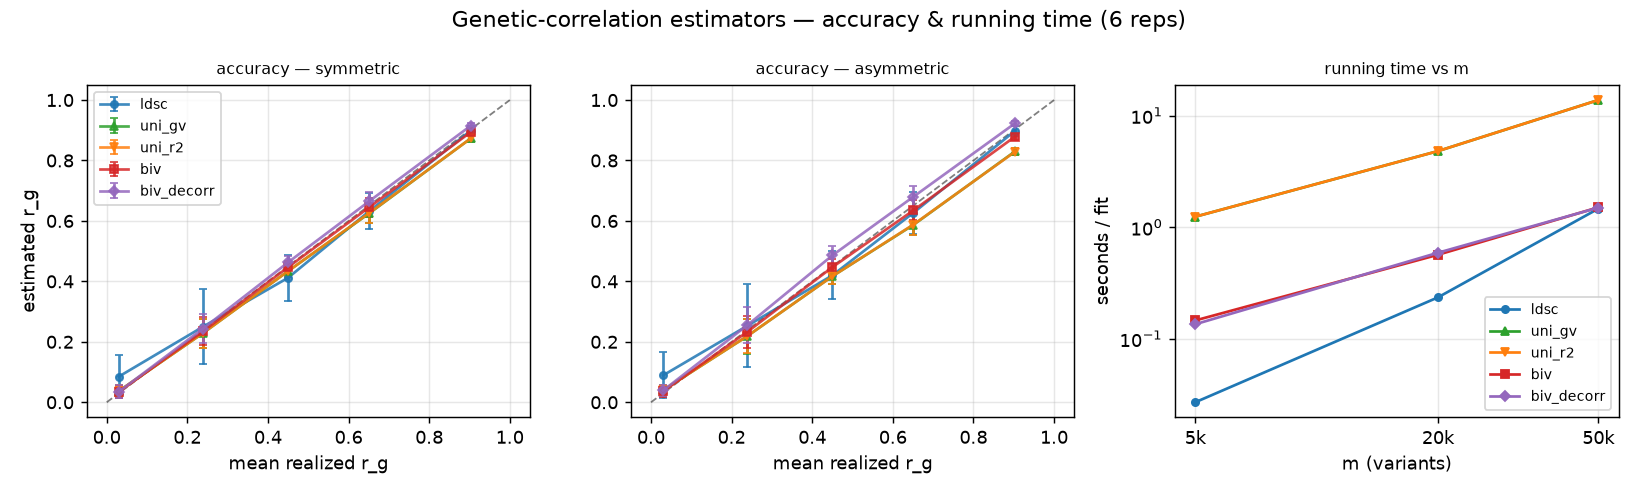

Recreate this plot in Python.
"""Genetic-correlation estimators compared — accuracy and running time.

Four ways to estimate the genetic correlation from GWAS summary statistics, all
on the same realistic non-repeating coalescent LD (reusing ``rg_architectures``'
cached segments + finite reference panels):

  * ``ldsc``    -- cross-trait LD Score regression (``ldsc_rg``); cheapest.
  * ``uni_gv``  -- two independent univariate LDpred3-auto runs, genetic
    correlation of the posterior-mean effects, self-normalized:
    ``b1'R b2 / sqrt(b1'R b1 . b2'R b2)``.
  * ``uni_r2``  -- same numerator, but the denominator uses each run's
    *decorrelated* out-of-sample r² (``InferResult.r2_est``, a cross-chain
    quadratic with the within-trait self-noise removed):
    ``b1'R b2 / sqrt(r2_1 . r2_2)``.
  * ``biv``     -- the bivariate joint fit's genetic correlation
    (``ldpred3_auto_bivariate_blocks(...).rg``).

``uni_gv`` and ``uni_r2`` are read off the *same* pair of univariate runs, so they
share a running time (the two ``ldpred3_auto_infer`` calls); only a cheap
denominator differs. Reports mean±sd accuracy over replicates (fresh phenotypes,
fixed genotypes) and mean wall-clock per method, at two power settings
(symmetric and asymmetric). A second pass times every method across ``m`` to show
scaling.

    OPENBLAS_NUM_THREADS=1 OMP_NUM_THREADS=1 python benchmarks/rg_methods.py

Env: ``NB`` / ``K`` / ``MUT_RATE`` (via rg_architectures) set ``m``; ``REPS``;
``RHO_BETA``; ``N_CHAINS``; ``SCALE_SIZES`` (comma list of NB for the timing
scan); ``OUT`` basename; ``SWEEP_ONLY`` / ``SCALE_ONLY`` to run one pass.
"""
import os
import sys
import csv
import time

import numpy as np

sys.path.insert(0, os.path.dirname(os.path.abspath(__file__)))
import rg_architectures as R                                            # noqa: E402
from ldpred3 import ldpred3_auto_infer                                  # noqa: E402
from bipred import ldsc_rg, ldpred3_auto_bivariate_blocks               # noqa: E402

HERE = os.path.dirname(os.path.abspath(__file__))
REPS = int(os.environ.get("REPS", "6"))
RHO_BETA = float(os.environ.get("RHO_BETA", "0.9"))
N_CHAINS = int(os.environ.get("N_CHAINS", "6"))
BURN, ITER = 150, 250


def _p_causal():
    return int(round(0.10 * R.M))


def qform(ref, a, b):
    return float(sum(a[ix] @ (Rr.astype(np.float64) @ b[ix]) for Rr, ix in ref))


def sim(rng, frac_shared, rho_beta=RHO_BETA):
    m = R.M
    nc = _p_causal()
    n_sh = int(round(frac_shared * nc)); n_u = nc - n_sh
    picks = rng.choice(m, n_sh + 2 * n_u, replace=False)
    sh, u1, u2 = picks[:n_sh], picks[n_sh:n_sh + n_u], picks[n_sh + n_u:]
    b1 = np.zeros(m); b2 = np.zeros(m)
    b1[u1] = rng.standard_normal(n_u); b2[u2] = rng.standard_normal(n_u)
    L = np.linalg.cholesky([[1, rho_beta], [rho_beta, 1]])
    raw = L @ rng.standard_normal((2, n_sh)); b1[sh] = raw[0]; b2[sh] = raw[1]
    b1 *= np.sqrt(0.5 / R.gv(b1, b1)); b2 *= np.sqrt(0.5 / R.gv(b2, b2))
    return b1, b2, rho_beta * (n_sh / nc)


def estimate_all(ref, ell, bh1, bh2, N1, N2, rep):
    """Return {method: rg} and {method: seconds}. uni_gv/uni_r2 share a run."""
    m = R.M
    rg, t = {}, {}
    t0 = time.perf_counter()
    try:
        rg["ldsc"] = ldsc_rg(bh1, bh2, ell, N1, N2, n_blocks=R.NB).rg
    except Exception:
        rg["ldsc"] = np.nan
    t["ldsc"] = time.perf_counter() - t0

    t0 = time.perf_counter()
    i1 = ldpred3_auto_infer(ref, bh1, np.full(m, float(N1)), n_chains=N_CHAINS,
                            burn_in=BURN, num_iter=ITER, seed=rep)
    i2 = ldpred3_auto_infer(ref, bh2, np.full(m, float(N2)), n_chains=N_CHAINS,
                            burn_in=BURN, num_iter=ITER, seed=rep)
    t_uni = time.perf_counter() - t0
    e1, e2 = i1.beta_est, i2.beta_est
    cov = qform(ref, e1, e2)
    v1, v2 = qform(ref, e1, e1), qform(ref, e2, e2)
    rg["uni_gv"] = cov / np.sqrt(max(v1 * v2, 1e-30))
    rg["uni_r2"] = (cov / np.sqrt(i1.r2_est * i2.r2_est)
                    if i1.r2_est > 0 and i2.r2_est > 0 else np.nan)
    t["uni_gv"] = t["uni_r2"] = t_uni      # shared cost

    t0 = time.perf_counter()
    rg["biv"] = ldpred3_auto_bivariate_blocks(ref, bh1, bh2, N1, N2, burn_in=BURN,
                                              num_iter=ITER, seed=rep).rg
    t["biv"] = time.perf_counter() - t0
    return rg, t


METHODS = ["ldsc", "uni_gv", "uni_r2", "biv"]


def sweep(rows, N1, N2, tag):
    print(f"\n== accuracy: {tag} (N1={N1} N2={N2}, rho_beta={RHO_BETA}, m={R.M}, "
          f"{REPS} reps) ==", flush=True)
    hdr = " ".join(f"{mth:>12}" for mth in METHODS)
    print(f"{'rg_true':>7} | {hdr}", flush=True)
    for frac in [0.0, 0.25, 0.5, 0.75, 1.0]:
        acc = {mth: [] for mth in METHODS}
        tim = {mth: [] for mth in METHODS}
        tru = None
        for rep in range(REPS):
            ref, ell = R.ref_panel(rep)
            rng = np.random.default_rng(6000 + rep)
            b1, b2, tru = sim(rng, frac)
            bh1, bh2 = R.sumstats_pair(b1, b2, N1, N2, rng)
            rg, t = estimate_all(ref, ell, bh1, bh2, N1, N2, rep)
            for mth in METHODS:
                acc[mth].append(rg[mth]); tim[mth].append(t[mth])
        row = {"tag": tag, "N1": N1, "N2": N2, "rg_true": round(tru, 3)}
        cells = []
        for mth in METHODS:
            a = np.array(acc[mth], float)
            ok = np.isfinite(a) & (np.abs(a) <= 1.5)
            mean = float(np.mean(a[ok])) if ok.any() else np.nan
            sd = float(np.std(a[ok])) if ok.any() else np.nan
            row[f"{mth}_rg"] = round(mean, 3)
            row[f"{mth}_sd"] = round(sd, 3)
            row[f"{mth}_t"] = round(float(np.mean(tim[mth])), 3)
            cells.append(f"{mean:>6.2f}±{sd:<5.2f}")
        rows.append(row)
        print(f"{tru:>7.2f} | " + " ".join(cells), flush=True)
    t_line = " ".join(f"{mth} {np.mean([r[f'{mth}_t'] for r in rows if r['tag']==tag]):.2f}s"
                      for mth in METHODS)
    print(f"  mean time/fit: {t_line}", flush=True)


def scale(rows_t, sizes):
    print(f"\n== timing scan vs m (rho_beta={RHO_BETA}, N=50000, 1 rep) ==", flush=True)
    print(f"{'m':>8} | " + " ".join(f"{mth:>10}" for mth in METHODS), flush=True)
    import importlib
    for nb in sizes:
        os.environ["NB"] = str(nb)
        importlib.reload(R)                      # rebuild pop LD / m for this NB
        m = R.M
        ref, ell = R.ref_panel(0)
        rng = np.random.default_rng(12345)
        b1, b2, _ = sim(rng, 0.5)
        bh1, bh2 = R.sumstats_pair(b1, b2, 50000, 50000, rng)
        # warm JIT at this size
        ldpred3_auto_bivariate_blocks(ref, bh1, bh2, 50000, 50000, burn_in=3, num_iter=3)
        ldpred3_auto_infer(ref, bh1, np.full(m, 5e4), n_chains=2, burn_in=3, num_iter=3)
        _, t = estimate_all(ref, ell, bh1, bh2, 50000, 50000, 0)
        row = {"m": m, "nb": nb, **{f"{mth}_t": round(t[mth], 3) for mth in METHODS}}
        rows_t.append(row)
        print(f"{m:>8} | " + " ".join(f"{t[mth]:>9.3f}s" for mth in METHODS), flush=True)


def _write_csv(path, rows):
    if not rows:
        return
    keys = list(dict.fromkeys(k for r in rows for k in r))
    with open(path, "w", newline="") as fh:
        w = csv.DictWriter(fh, fieldnames=keys)
        w.writeheader(); w.writerows(rows)


def make_figure(rows, rows_t, base):
    try:
        import matplotlib
        matplotlib.use("Agg")
        import matplotlib.pyplot as plt
    except ImportError:
        return
    tags = list(dict.fromkeys(r["tag"] for r in rows))
    npan = len(tags) + (1 if rows_t else 0)
    fig, ax = plt.subplots(1, npan, figsize=(4.2 * npan, 3.8))
    if npan == 1:
        ax = [ax]
    colors = {"ldsc": "C0", "uni_gv": "C2", "uni_r2": "C1", "biv": "C3"}
    mark = {"ldsc": "o", "uni_gv": "^", "uni_r2": "v", "biv": "s"}
    for p, tag in enumerate(tags):
        rr = sorted([r for r in rows if r["tag"] == tag], key=lambda r: r["rg_true"])
        x = [r["rg_true"] for r in rr]
        ax[p].plot([0, 1], [0, 1], "k--", lw=1, alpha=.5)
        for mth in METHODS:
            ax[p].errorbar(x, [r[f"{mth}_rg"] for r in rr],
                           [r[f"{mth}_sd"] for r in rr], fmt=mark[mth] + "-", ms=4,
                           capsize=2, color=colors[mth], label=mth, alpha=.85)
        ax[p].set_title(f"accuracy — {tag}", fontsize=9)
        ax[p].set_xlabel("true r_g"); ax[p].grid(alpha=.3)
        if p == 0:
            ax[p].set_ylabel("estimated r_g"); ax[p].legend(fontsize=8)
    if rows_t:
        a = ax[-1]
        xs = [r["m"] for r in rows_t]
        for mth in METHODS:
            a.plot(xs, [r[f"{mth}_t"] for r in rows_t], mark[mth] + "-", ms=4,
                   color=colors[mth], label=mth)
        a.set_xscale("log"); a.set_yscale("log")
        a.set_xlabel("m (variants)"); a.set_ylabel("seconds / fit")
        a.set_title("running time vs m", fontsize=9); a.grid(alpha=.3, which="both")
        a.legend(fontsize=8)
    fig.suptitle(f"Genetic-correlation estimators — accuracy & running time "
                 f"({REPS} reps)")
    fig.tight_layout()
    fig.savefig(os.path.join(HERE, base + ".png"), dpi=130)


def main():
    base = os.environ.get("OUT", "rg_methods")
    rows, rows_t = [], []
    if not os.environ.get("SCALE_ONLY"):
        print(f"Genetic-correlation estimators — realistic LD (m={R.M}, {R.NB} "
              f"blocks, Nref={R.NREF})", flush=True)
        # warm JIT
        ref, ell = R.ref_panel(0); rng = np.random.default_rng(0)
        b1, b2, _ = sim(rng, 0.5); bh1, bh2 = R.sumstats_pair(b1, b2, 50000, 50000, rng)
        ldpred3_auto_bivariate_blocks(ref, bh1, bh2, 50000, 50000, burn_in=3, num_iter=3)
        ldpred3_auto_infer(ref, bh1, np.full(R.M, 5e4), n_chains=2, burn_in=3, num_iter=3)
        t0 = time.time()
        sweep(rows, 50000, 50000, "symmetric")
        sweep(rows, 50000, 10000, "asymmetric")
        _write_csv(os.path.join(HERE, base + ".csv"), rows)
        print(f"  [accuracy done {time.time()-t0:.0f}s]", flush=True)
    if not os.environ.get("SWEEP_ONLY"):
        sizes = [int(x) for x in os.environ.get("SCALE_SIZES", "25,100,250").split(",")]
        scale(rows_t, sizes)
        _write_csv(os.path.join(HERE, base + "_timing.csv"), rows_t)
    if not os.environ.get("OUT"):
        make_figure(rows, rows_t, base)
    print("\ndone", flush=True)


if __name__ == "__main__":
    main()
